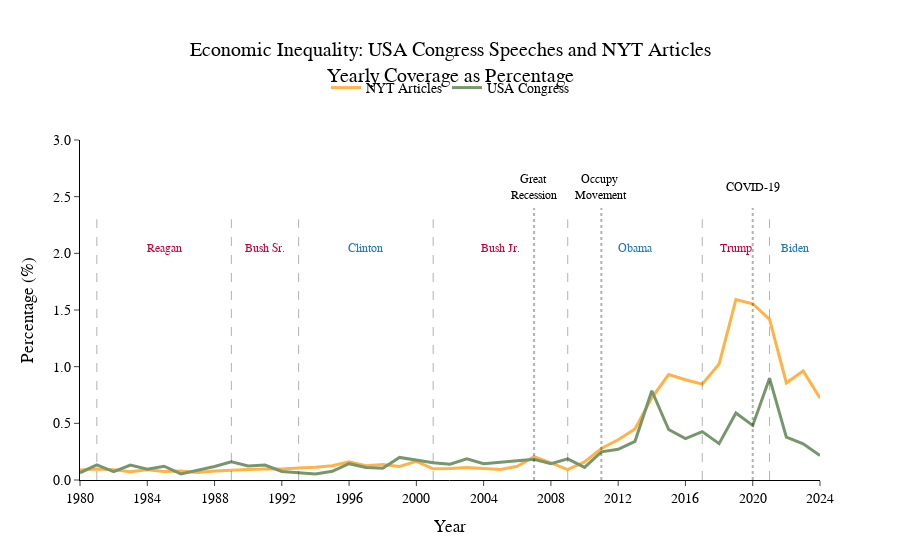

This figure's notebook cell:
### Code cell
plot_ineq_coverage(proportion_speeches_ineq_yearly, proportion_articles_ineq_yearly, output_path= "coverage_graph.html")

### Figure 1 — Plotly figure (JSON) as saved in the notebook; plotly's stock layout.template omitted (floating-point values rounded to 4 significant figures)
{"data": [{"hoverinfo": "x+y+name", "hovertemplate": "<b>NYT Articles</b><br>Proportion: %{y:.2f}%<extra></extra>", "legendgroup": "NYT Articles", "line": {"color": "#FFB347", "width": 3}, "mode": "lines", "name": "NYT Articles", "showlegend": true, "type": "scatter", "x": [1980, 1981, 1982, 1983, 1984, 1985, 1986, 1987, 1988, 1989, 1990, 1991, 1992, 1993, 1994, 1995, 1996, 1997, 1998, 1999, 2000, 2001, 2002, 2003, 2004, 2005, 2006, 2007, 2008, 2009, 2010, 2011, 2012, 2013, 2014, 2015, 2016, 2017, 2018, 2019, 2020, 2021, 2022, 2023, 2024], "y": [0.08831, 0.09671, 0.09114, 0.07221, 0.0898, 0.0751, 0.07856, 0.06654, 0.07982, 0.08323, 0.09302, 0.09698, 0.09763, 0.1061, 0.112, 0.1255, 0.1604, 0.1255, 0.1369, 0.1195, 0.1644, 0.09882, 0.1009, 0.1101, 0.0982, 0.09219, 0.1211, 0.205, 0.1506, 0.09187, 0.1601, 0.2787, 0.3546, 0.4495, 0.7248, 0.9308, 0.885, 0.8457, 1.023, 1.592, 1.555, 1.418, 0.8561, 0.9621, 0.7229]}, {"hoverinfo": "x+y+name", "hovertemplate": "<b>USA Congress</b><br>Proportion: %{y:.2f}%<extra></extra>", "legendgroup": "USA Congress", "line": {"color": "#77966D", "width": 3}, "mode": "lines", "name": "USA Congress", "type": "scatter", "x": [1980, 1981, 1982, 1983, 1984, 1985, 1986, 1987, 1988, 1989, 1990, 1991, 1992, 1993, 1994, 1995, 1996, 1997, 1998, 1999, 2000, 2001, 2002, 2003, 2004, 2005, 2006, 2007, 2008, 2009, 2010, 2011, 2012, 2013, 2014, 2015, 2016, 2017, 2018, 2019, 2020, 2021, 2022, 2023, 2024], "y": [0.06368, 0.1338, 0.07331, 0.1324, 0.09428, 0.1215, 0.05345, 0.08406, 0.1189, 0.1607, 0.1245, 0.1321, 0.0759, 0.06327, 0.05363, 0.07644, 0.1439, 0.1102, 0.1036, 0.1993, 0.176, 0.1529, 0.14, 0.1877, 0.1445, 0.1591, 0.1729, 0.1828, 0.1446, 0.187, 0.1116, 0.2486, 0.2713, 0.3412, 0.7875, 0.4452, 0.366, 0.4266, 0.3211, 0.5916, 0.4817, 0.8985, 0.3786, 0.3196, 0.2163]}], "layout": {"annotations": [{"font": {"size": 12}, "showarrow": false, "text": "<span style='color:#C70039;'>Reagan</span>", "x": 1985, "y": 2, "yshift": 5}, {"font": {"size": 12}, "showarrow": false, "text": "<span style='color:#C70039;'>Bush Sr.</span>", "x": 1991, "y": 2, "yshift": 5}, {"font": {"size": 12}, "showarrow": false, "text": "<span style='color:#1F77B4;'>Clinton</span>", "x": 1997, "y": 2, "yshift": 5}, {"font": {"size": 12}, "showarrow": false, "text": "<span style='color:#C70039;'>Bush Jr.</span>", "x": 2005, "y": 2, "yshift": 5}, {"font": {"size": 12}, "showarrow": false, "text": "<span style='color:#1F77B4;'>Obama</span>", "x": 2013, "y": 2, "yshift": 5}, {"font": {"size": 12}, "showarrow": false, "text": "<span style='color:#C70039;'>Trump</span>", "x": 2019, "y": 2, "yshift": 5}, {"font": {"size": 12}, "showarrow": false, "text": "<span style='color:#1F77B4;'>Biden</span>", "x": 2022.0, "y": 2, "yshift": 5}, {"font": {"color": "black", "size": 12}, "showarrow": false, "text": "Great <br>Recession", "x": 2007, "y": 2.5, "yshift": 10}, {"font": {"color": "black", "size": 12}, "showarrow": false, "text": "Occupy <br>Movement", "x": 2011, "y": 2.5, "yshift": 10}, {"font": {"color": "black", "size": 12}, "showarrow": false, "text": "COVID-19", "x": 2020, "y": 2.5, "yshift": 10}], "font": {"color": "black", "family": "Helvetica, sans-serif", "size": 14}, "hovermode": "x unified", "legend": {"font": {"size": 14}, "orientation": "h", "x": 0.5, "xanchor": "center", "y": 1.2}, "margin": {"t": 140}, "shapes": [{"line": {"color": "black", "dash": "dash", "width": 1}, "type": "line", "x0": 1981, "x1": 1981, "y0": 0, "y1": 2.3}, {"line": {"color": "black", "dash": "dash", "width": 1}, "type": "line", "x0": 1989, "x1": 1989, "y0": 0, "y1": 2.3}, {"line": {"color": "black", "dash": "dash", "width": 1}, "type": "line", "x0": 1993, "x1": 1993, "y0": 0, "y1": 2.3}, {"line": {"color": "black", "dash": "dash", "width": 1}, "type": "line", "x0": 2001, "x1": 2001, "y0": 0, "y1": 2.3}, {"line": {"color": "black", "dash": "dash", "width": 1}, "type": "line", "x0": 2009, "x1": 2009, "y0": 0, "y1": 2.3}, {"line": {"color": "black", "dash": "dash", "width": 1}, "type": "line", "x0": 2017, "x1": 2017, "y0": 0, "y1": 2.3}, {"line": {"color": "black", "dash": "dash", "width": 1}, "type": "line", "x0": 2021, "x1": 2021, "y0": 0, "y1": 2.3}, {"line": {"color": "black", "dash": "dot", "width": 2}, "type": "line", "x0": 2007, "x1": 2007, "y0": 0, "y1": 2.4}, {"line": {"color": "black", "dash": "dot", "width": 2}, "type": "line", "x0": 2011, "x1": 2011, "y0": 0, "y1": 2.4}, {"line": {"color": "black", "dash": "dot", "width": 2}, "type": "line", "x0": 2020, "x1": 2020, "y0": 0, "y1": 2.4}], "title": {"text": "Economic Inequality: USA Congress Speeches and NYT Articles<br>Yearly Coverage as Percentage", "x": 0.5, "y": 0.9}, "xaxis": {"anchor": "y", "domain": [0, 1], "gridcolor": "#e8e8e8", "linecolor": "black", "range": [1980, 2024], "showline": true, "ticks": "outside", "tickvals": [1980, 1984, 1988, 1992, 1996, 2000, 2004, 2008, 2012, 2016, 2020, 2024, 2024], "title": {"text": "Year"}}, "yaxis": {"anchor": "x", "domain": [0, 1], "gridcolor": "#e8e8e8", "linecolor": "black", "range": [0, 3], "showline": true, "tickformat": ".1f", "ticks": "outside", "title": {"text": "Percentage (%)"}}}}
